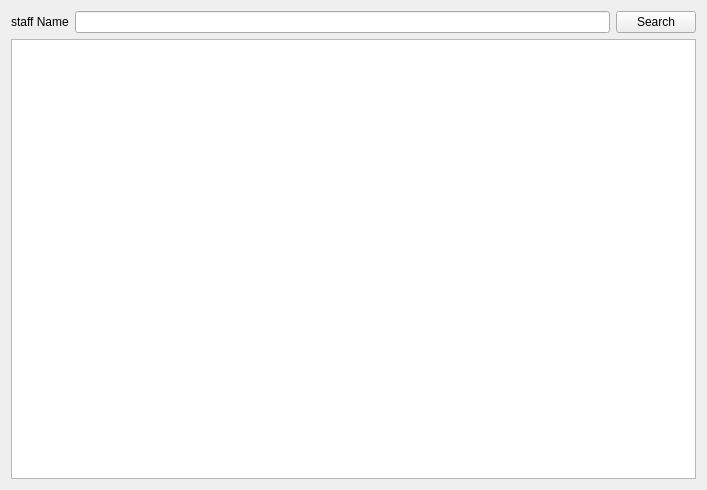
<?xml version="1.0" encoding="UTF-8"?>
<ui version="4.0">
 <class>view_staff</class>
 <widget class="QWidget" name="view_staff">
  <property name="geometry">
   <rect>
    <x>0</x>
    <y>0</y>
    <width>707</width>
    <height>490</height>
   </rect>
  </property>
  <property name="windowTitle">
   <string>Form</string>
  </property>
  <layout class="QGridLayout" name="gridLayout_2">
   <item row="0" column="0">
    <layout class="QGridLayout" name="gridLayout">
     <item row="0" column="0">
      <layout class="QHBoxLayout" name="horizontalLayout">
       <item>
        <widget class="QLabel" name="label">
         <property name="text">
          <string>staff Name</string>
         </property>
        </widget>
       </item>
       <item>
        <widget class="QLineEdit" name="lineEdit"/>
       </item>
       <item>
        <widget class="QPushButton" name="pushButton">
         <property name="text">
          <string>Search</string>
         </property>
        </widget>
       </item>
      </layout>
     </item>
     <item row="1" column="0">
      <widget class="QTableWidget" name="tableWidget"/>
     </item>
    </layout>
   </item>
  </layout>
 </widget>
 <resources/>
 <connections/>
</ui>
